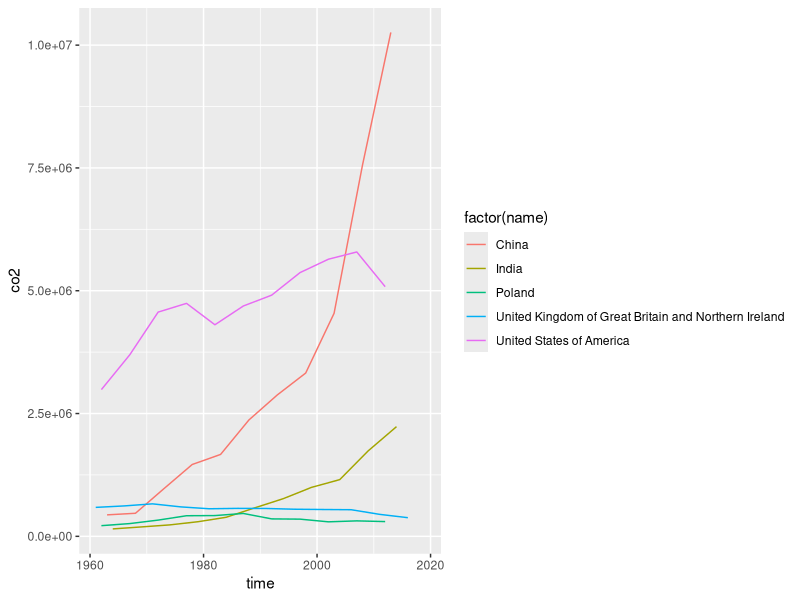
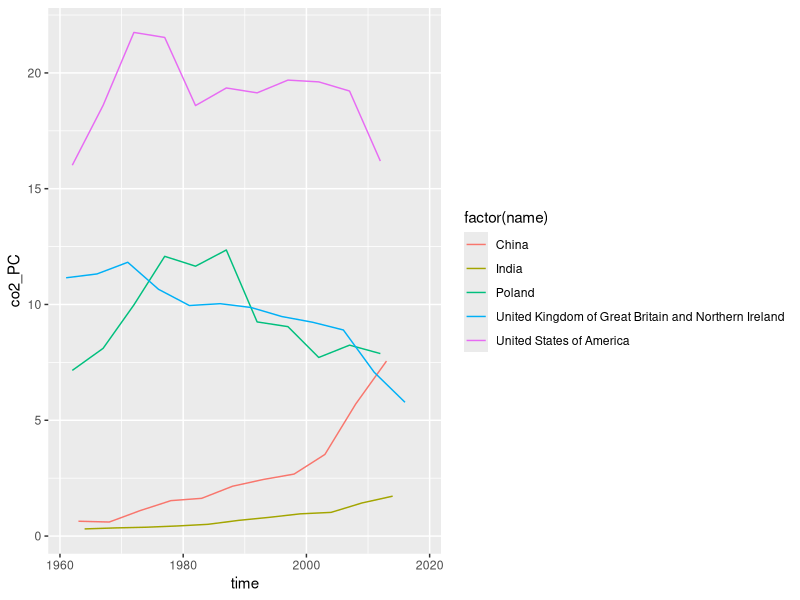
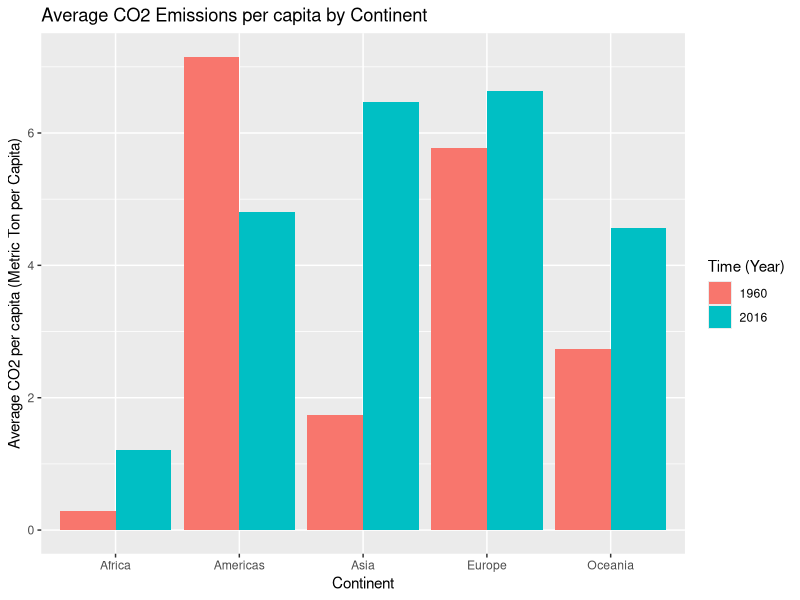
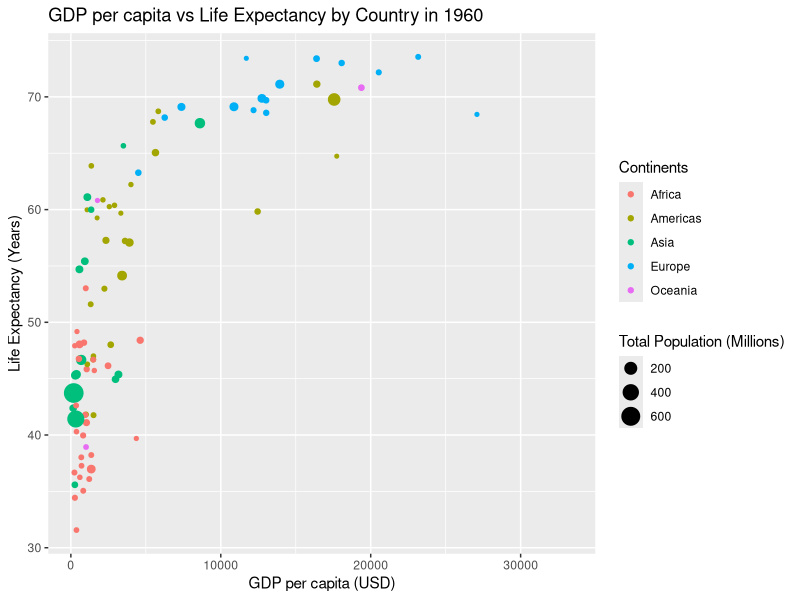
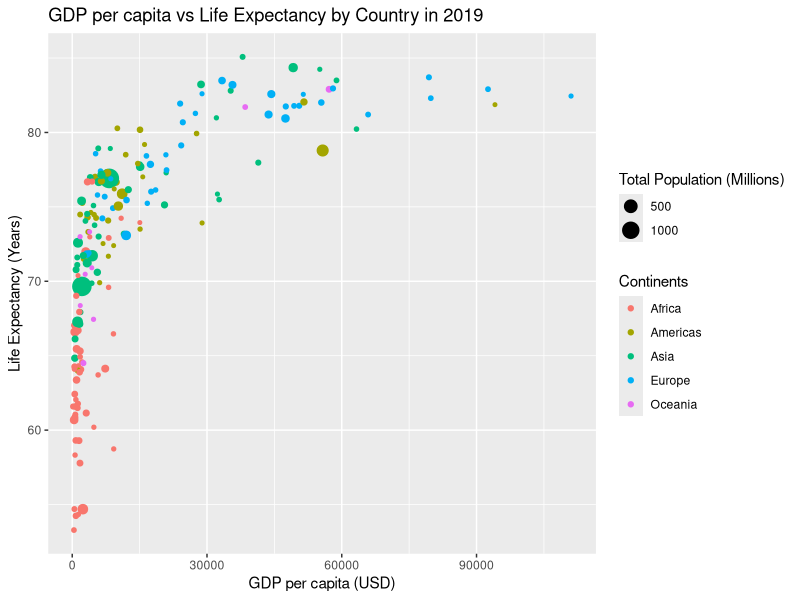
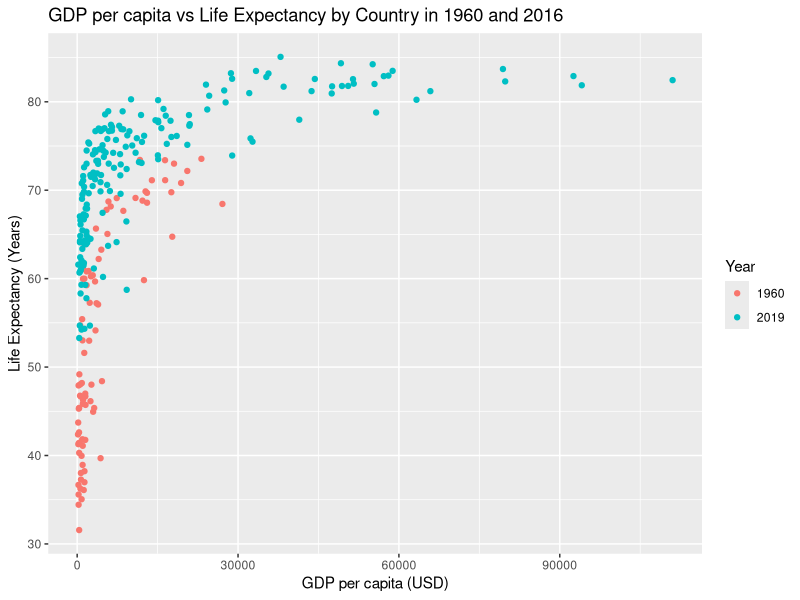

Generate these figures, in order, with R:
## ---- chunk 1
knitr::opts_chunk$set(echo = TRUE)
## ---- chunk 2
library(tidyverse)
## ---- chunk 3
population_data <- read.delim("gapminder.csv")
nrow(population_data)
ncol(population_data)
## ---- chunk 4
sample_n(population_data, 2)
## ---- chunk 5
population_data %>% 
  group_by(name) %>% 
  filter(!is.na(name)) %>% 
  summarise(n = n_distinct(name)) %>% 
  arrange(desc(n))
## ---- chunk 6
population_data %>% 
  group_by(iso2) %>% 
  filter(!is.na(name)) %>% 
  summarise(n = n_distinct(name)) %>% 
  arrange(desc(n))
## ---- chunk 7
population_data %>% 
  group_by(iso3) %>% 
  filter(!is.na(name)) %>% 
  summarise(n = n_distinct(name)) %>% 
  arrange(desc(n))
## ---- chunk 8
population_data %>% 
  group_by(name) %>% 
  filter(iso2=="" & !is.na(name) & name!="") %>% 
  summarise(n = n_distinct(name))
## ---- chunk 9
population_data %>% 
  filter(!is.na(iso3) & name=="") %>% 
  group_by(name) %>% 
  distinct(iso3)
## ---- chunk 10
min(population_data$time, na.rm = TRUE)
max(population_data$time, na.rm = TRUE)
## ---- chunk 11
population_data %>% 
  group_by(time) %>% 
  filter(is.na(co2), is.na(co2_PC)) %>% 
  summarise(num_co2 = length(is.na(co2)),
  num_co2_pc = length(is.na(co2_PC))) %>% 
  arrange(rank(desc(num_co2)))

## ---- chunk 12
population_data %>% 
  filter(name == c("United States of America", "China", "India", "Poland", "United Kingdom of Great Britain and Northern Ireland")) %>% 
  ggplot(aes(time, co2, col=factor(name))) +
  geom_line() +
  scale_x_continuous(limits = c(min(population_data$time), max(population_data$time))) +
  scale_y_continuous(limits = c(min(population_data$co2), max(population_data$co2)))
## ---- chunk 13
population_data %>% 
  filter(name == c("United States of America", "China", "India", "Poland", "United Kingdom of Great Britain and Northern Ireland")) %>% 
  ggplot(aes(time, co2_PC, col=factor(name))) +
  geom_line() +
  scale_x_continuous(limits = c(min(population_data$time), max(population_data$time))) +
  scale_y_continuous(limits = c(min(population_data$co2_PC), max(population_data$co2_PC)))
## ---- chunk 14
population_data %>% 
  select(region, co2_PC, time) %>% 
  filter(!is.na(region), !is.na(co2_PC), !region=="", time %in% c("1960", "2016")) %>% 
  group_by(region, time) %>% 
  summarise(avg_col2_PC = mean(co2_PC, na.rm = TRUE)) %>% 
  ggplot(aes(region, avg_col2_PC, fill=factor(time))) +
  geom_col(position="dodge") +
  labs(title = "Average CO2 Emissions per capita by Continent",
       x="Continent",
       y="Average CO2 per capita (Metric Ton per Capita)",
       fill="Time (Year)")
## ---- chunk 15
gdp_v_le_1960 <- population_data %>% 
  select(name, region, GDP_PC, lifeExpectancy, time, totalPopulation) %>% 
  filter(!is.na(name), !is.na(GDP_PC), !is.na(totalPopulation), !name=="", 
         time %in% c("1960")) %>% 
  group_by(name, time)
  ggplot(gdp_v_le_1960, aes(GDP_PC, lifeExpectancy, col=factor(region))) +
  geom_point(aes(size = totalPopulation/1000000)) +
  labs(title = "GDP per capita vs Life Expectancy by Country in 1960",
       x="GDP per capita (USD)",
       y="Life Expectancy (Years)",
       col = "Continents",
       size = "Total Population (Millions)")
## ---- chunk 16
gdp_v_le_2019 <- population_data %>% 
  select(name, region, GDP_PC, lifeExpectancy, time, totalPopulation) %>% 
  filter(!is.na(name), !is.na(GDP_PC), !is.na(totalPopulation), !name=="", 
         time %in% c("2019")) %>% 
  group_by(name, time)
  ggplot(gdp_v_le_2019, aes(GDP_PC, lifeExpectancy, col=factor(region))) +
  geom_point(aes(size = totalPopulation/1000000)) +
  labs(title = "GDP per capita vs Life Expectancy by Country in 2019",
       x="GDP per capita (USD)",
       y="Life Expectancy (Years)",
       col = "Continents",
       size = "Total Population (Millions)")
## ---- chunk 17
population_data %>% 
  select(region, lifeExpectancy, time) %>% 
  filter(!is.na(region), !region=="", time %in% c("1960", "2016")) %>% 
  group_by(region, time) %>% 
  summarise(avg_life_expectancy = mean(lifeExpectancy, na.rm = TRUE)) 
## ---- chunk 18
population_data %>% 
  select(region, lifeExpectancy, time) %>% 
  filter(!is.na(region), !region=="", time %in% c("1960", "2016")) %>% 
  group_by(region, time) %>% 
  mutate(Growth = (lifeExpectancy - lag(lifeExpectancy))*100/lag(lifeExpectancy)) %>% 
  summarise(avg_growth = mean(Growth, na.rm = TRUE))
## ---- chunk 19
combo <- rbind(gdp_v_le_1960, gdp_v_le_2019)
ggplot(combo, aes(GDP_PC, lifeExpectancy, col=factor(time))) +
  geom_point() +
  labs(title = "GDP per capita vs Life Expectancy by Country in 1960 and 2016",
       x="GDP per capita (USD)",
       y="Life Expectancy (Years)",
       col = "Year")
## ---- chunk 20
population_data %>% 
  select(name, lifeExpectancy, time) %>% 
  filter(!is.na(lifeExpectancy), !is.na(name), !name=="", time %in% c("1960", "2019")) %>% 
  arrange(time, desc(lifeExpectancy)) %>% 
  group_by(time) %>% 
  mutate(rankings = rank(desc(lifeExpectancy))) %>% 
  filter(name == "United States of America")
## ---- chunk 21
population_data %>% 
  select(name, lifeExpectancy, time) %>% 
  filter(!is.na(lifeExpectancy), !is.na(name), !name=="", time %in% c("1960", "2019")) %>% 
  arrange(time, desc(lifeExpectancy)) %>% 
  group_by(time) %>% 
  mutate(rankings = rank(desc(lifeExpectancy))) %>% 
  select(name, time, rankings) %>% 
  group_by(time) %>% 
  mutate(total = max(rankings)) %>% 
  filter(name == "United States of America") %>% 
  summarise(relative_rank = rankings/total)
